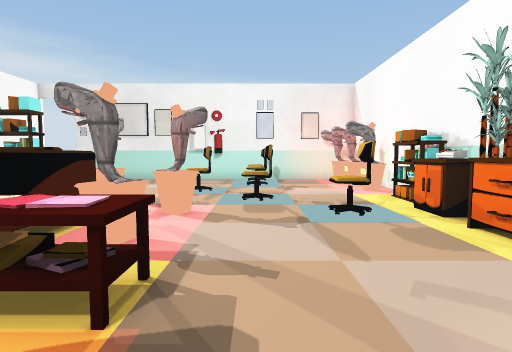
View 1 (above)

19 first-person views from a walk through a 3-D level made in the Unity game engine. The camera is 0.62 m above the floor, tilts 4° down and sees 80° across. The floor is counted in squares, 0.5 m on a side. Each view is taken from the middle of a square. On the plan, view 1 faces up. The plan holds only what a view shows up to about 13 squares ahead; the rest is blank. The place goes on beyond the plan. The player is left out. Some surface patterns are stand-ins.

View 2
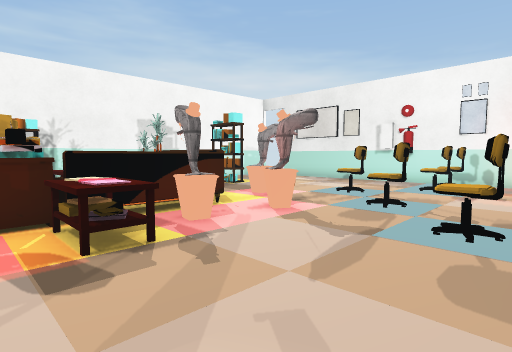

View 3
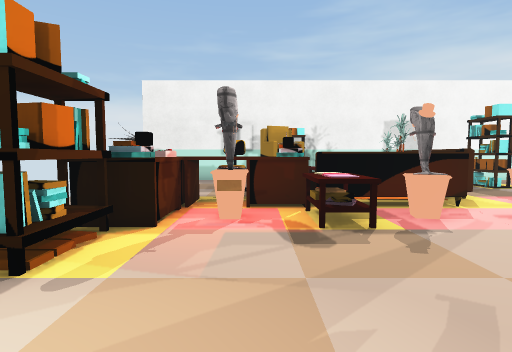

View 4
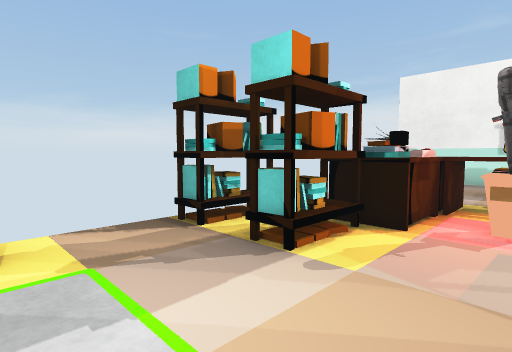

View 5
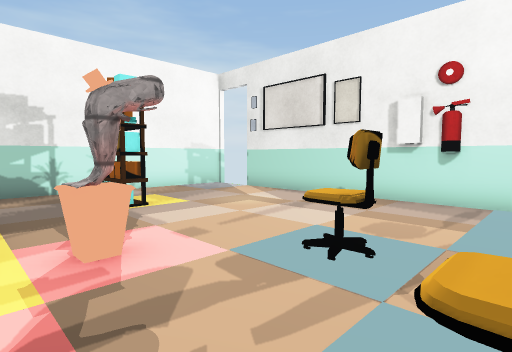

View 6
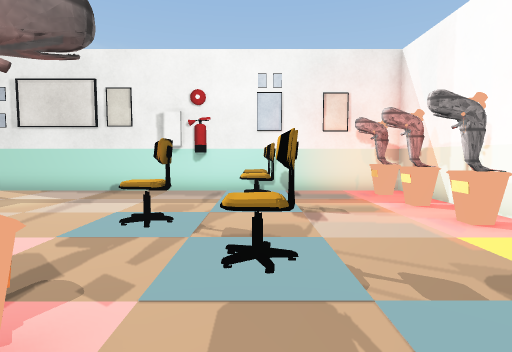

View 7
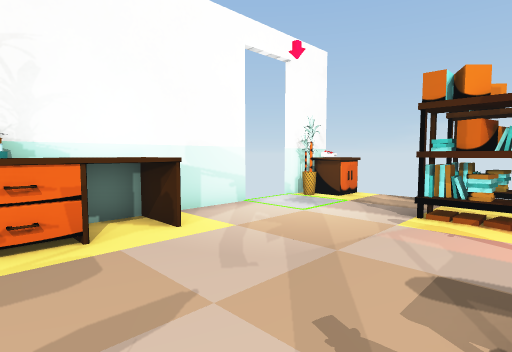

View 8
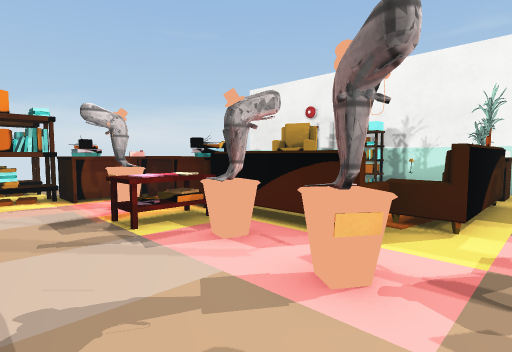

View 9
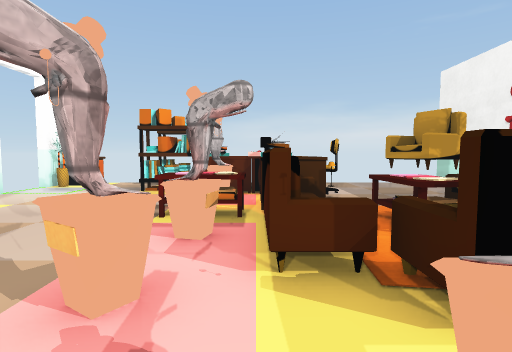

View 10
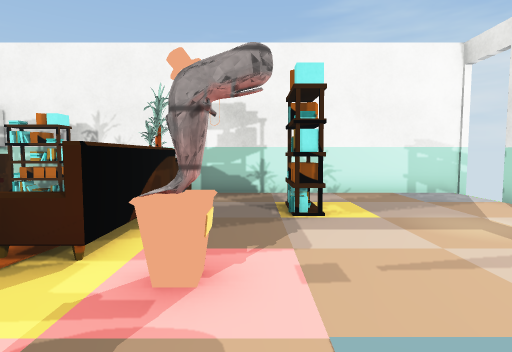

View 11
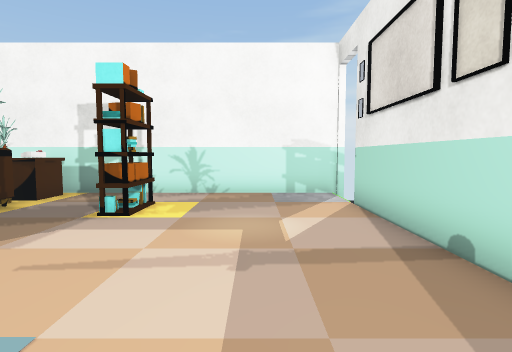

View 12
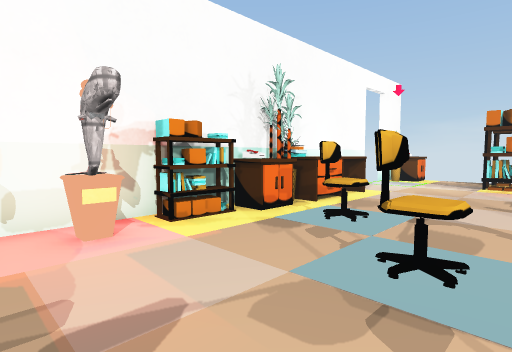

View 13
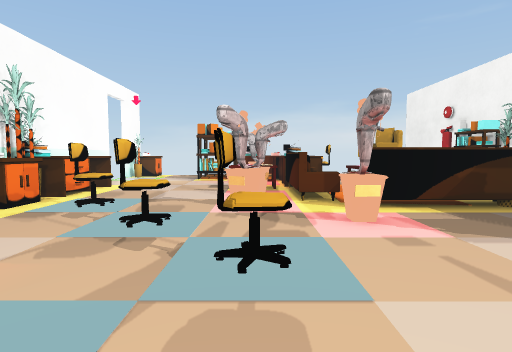

View 14
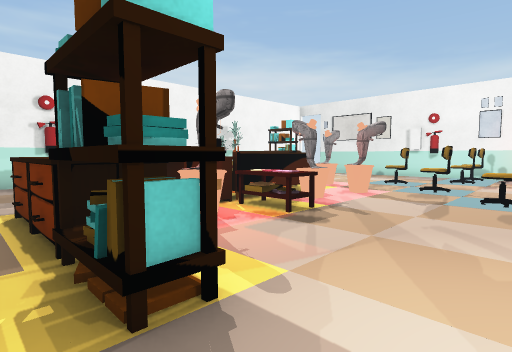

View 15
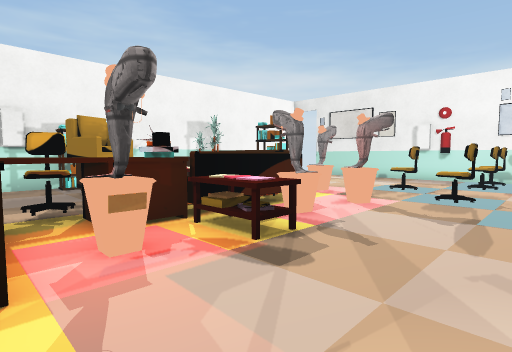

View 16
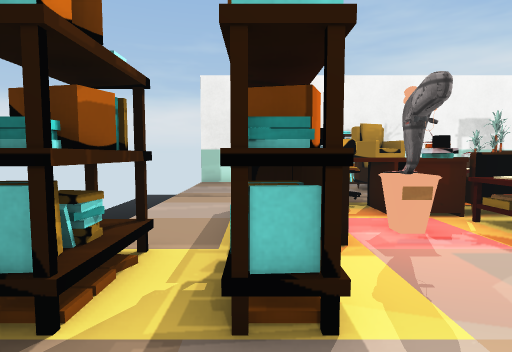

View 17
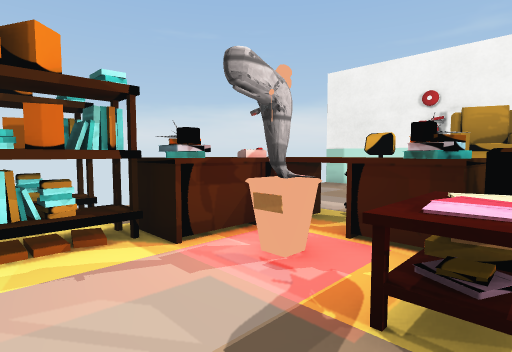

View 18
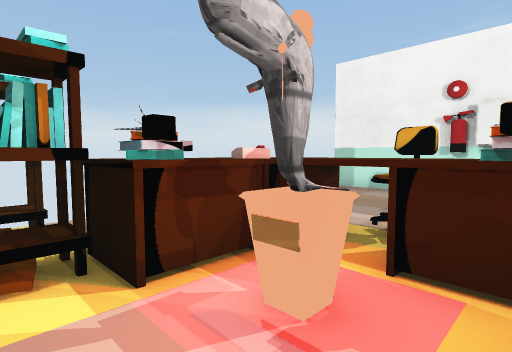

View 19
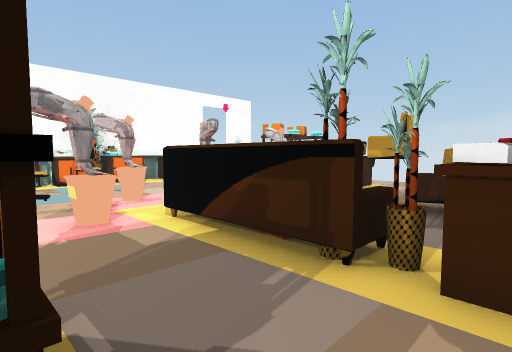

### Floor plan
Key: @ floor where view 1 was taken; # wall or solid block; x gap in a wall; . floor; v drop or lower ground; C chair; S statue; H shelf; P plant; E desk; R dresser; O other object.
Columns run from 11 left of view 1 to 5 right of it. Each row starts with its distance up from view 1.
 16 v x########v###vv
 15 #..........C...S#
 14 #..........C...S#
 13 #..........C...S#
 12 #..........C...S#
 11 #........C.....S#
 10 #.HHH....C.....S#
  9 #......S...C...H#
  8 #......S...C...H#
  7 #OOPOOO..SS..C.O#
  6 #RPPOOOOOS...C.PP
  5 # .   OOOS.....P#
  4 # .   OOOS.....E#
  3 #HO  OO OOO....EE
  2 #HOOOOEEEOO....E#
  1 # ..O.CEES......#
  0 # ....CEES.@....#
 -1 #.....EEOEHHH...v
 -2 #.....EEEEHHH...P
 -3 #.........HHH..OP
 -4 #.........HHH..O#
 -5                 v

Where each view was taken, in squares from view 1:
view 1: 0 up, 0 right, facing up
view 2: 1 up, 3 right, facing up-left
view 3: 1 up, 4 right, facing left
view 4: 1 up, 4 right, facing down-left
view 5: 7 up, 0 right, facing up-left
view 6: 5 up, 0 right, facing up
view 7: 5 up, 1 left, facing down-right
view 8: 8 up, 1 right, facing down-left
view 9: 9 up, 3 left, facing down
view 10: 9 up, 1 left, facing left
view 11: 13 up, 1 left, facing left
view 12: 12 up, 1 left, facing down-right
view 13: 14 up, 2 left, facing down
view 14: 3 down, 3 right, facing up-left
view 15: 1 down, 2 right, facing up-left
view 16: 2 down, 3 right, facing left
view 17: 3 up, 1 right, facing down-left
view 18: 2 up, 0 right, facing down-left
view 19: 10 up, 10 left, facing down-right
